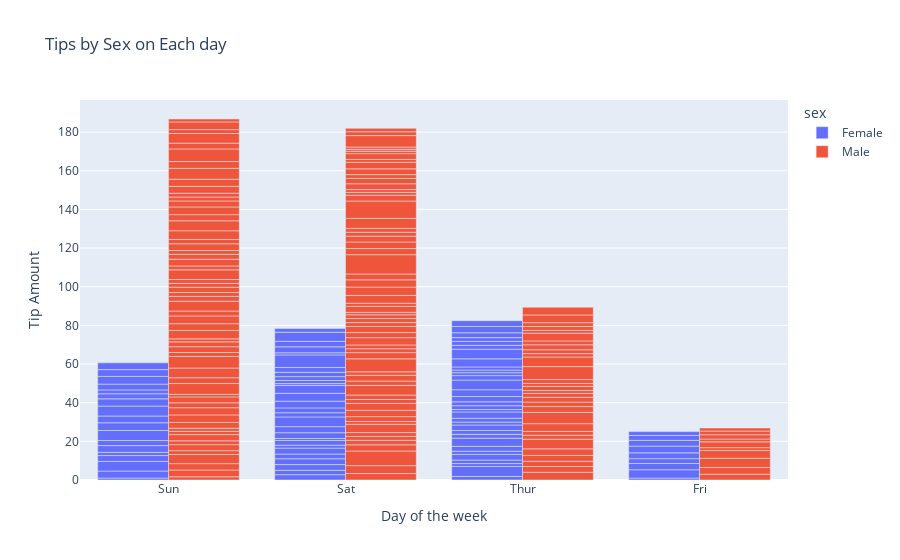

The code cell stored with this chart in its notebook:
### Code cell
# stacked bar plot
df_tips = px.data.tips()
print(df_tips.head(5))
# Here color should be cat - so that we can get two differnt color
px.bar(df_tips,x ='day', y ='tip', color ='sex',
      title='Tips by Sex on Each day',
      labels={'tip':'Tip Amount','day':'Day of the week'},barmode='group')

### Figure 1 — Plotly figure (JSON) as saved in the notebook; plotly's stock layout.template omitted (floating-point values rounded to 4 significant figures; data arrays with more than 128 entries replaced by an {"elided": "..."} marker saying what was removed)
{"data": [{"alignmentgroup": "True", "hovertemplate": "sex=Female<br>Day of the week=%{x}<br>Tip Amount=%{y}<extra></extra>", "legendgroup": "Female", "marker": {"color": "#636efa"}, "name": "Female", "offsetgroup": "Female", "orientation": "v", "showlegend": true, "textposition": "auto", "type": "bar", "x": ["Sun", "Sun", "Sun", "Sun", "Sun", "Sun", "Sat", "Sat", "Sat", "Sat", "Sat", "Sat", "Sun", "Sun", "Sat", "Sat", "Sat", "Sat", "Sat", "Sat", "Sat", "Thur", "Thur", "Fri", "Fri", "Fri", "Fri", "Fri", "Sat", "Sat", "Sat", "Sat", "Sat", "Sun", "Sun", "Thur", "Thur", "Thur", "Thur", "Thur", "Thur", "Thur", "Thur", "Thur", "Thur", "Thur", "Thur", "Thur", "Thur", "Thur", "Thur", "Thur", "Thur", "Thur", "Thur", "Thur", "Thur", "Sun", "Sun", "Sun", "Sun", "Sun", "Sat", "Sat", "Sun", "Sun", "Sun", "Thur", "Thur", "Thur", "Thur", "Thur", "Thur", "Thur", "Sat", "Sat", "Sat", "Sat", "Sat", "Fri", "Fri", "Fri", "Fri", "Sat", "Sat", "Sat", "Thur"], "xaxis": "x", "y": [1.01, 3.61, 5, 3.02, 1.67, 3.5, 2.75, 2.23, 3, 3, 2.45, 3.07, 2.6, 5.2, 1.5, 2.47, 1, 3, 3.14, 5, 2.2, 1.83, 5.17, 1, 4.3, 3.25, 2.5, 3, 2.5, 3.48, 4.08, 4, 1, 4, 3.5, 1.5, 1.8, 2.92, 1.68, 2.52, 4.2, 2, 2, 2.83, 1.5, 2, 3.25, 1.25, 2, 2, 2.75, 3.5, 5, 2.3, 1.5, 1.36, 1.63, 5.14, 3.75, 2.61, 2, 3, 1.61, 2, 4, 3.5, 3.5, 4.19, 5, 2, 2.01, 2, 2.5, 3.23, 2.23, 2.5, 6.5, 1.1, 3.09, 3.48, 3, 2.5, 2, 2.88, 4.67, 2, 3], "yaxis": "y"}, {"alignmentgroup": "True", "hovertemplate": "sex=Male<br>Day of the week=%{x}<br>Tip Amount=%{y}<extra></extra>", "legendgroup": "Male", "marker": {"color": "#EF553B"}, "name": "Male", "offsetgroup": "Male", "orientation": "v", "showlegend": true, "textposition": "auto", "type": "bar", "x": {"elided": "157 str values"}, "xaxis": "x", "y": {"elided": "157 float values"}, "yaxis": "y"}], "layout": {"barmode": "group", "legend": {"title": {"text": "sex"}, "tracegroupgap": 0}, "title": {"text": "Tips by Sex on Each day"}, "xaxis": {"anchor": "y", "domain": [0, 1], "title": {"text": "Day of the week"}}, "yaxis": {"anchor": "x", "domain": [0, 1], "title": {"text": "Tip Amount"}}}}
